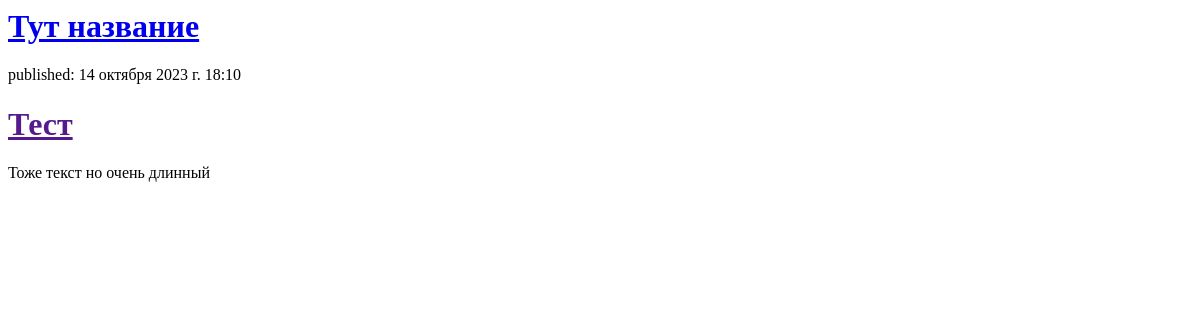
The app's page /, older data.
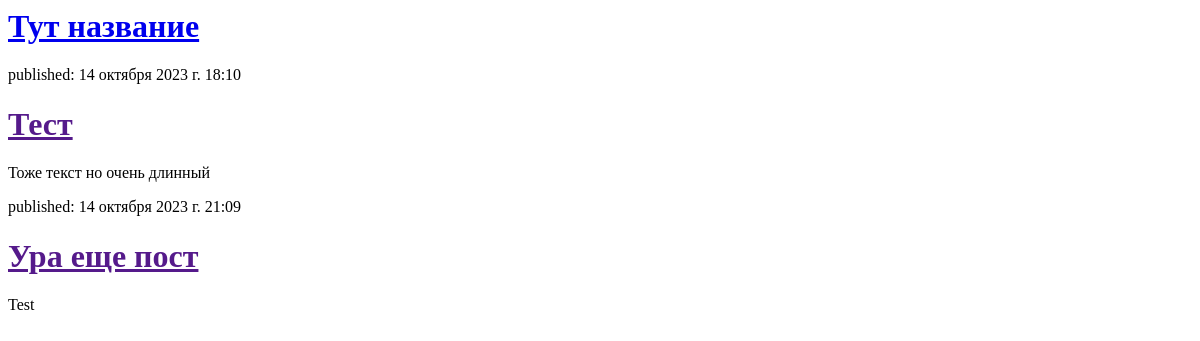
The same page, newer data.
### blog/models.py (models this page shows, shortened)
class Post(models.Model):
    author = models.ForeignKey(settings.AUTH_USER_MODEL, on_delete=models.CASCADE)
    title = models.CharField(max_length=200)
    description = models.TextField()
    created_date = models.DateTimeField(default=timezone.now)
    published_date = models.DateTimeField(blank=True, null=True)
    objects = models.Manager()

### blog/views.py (the view)
# urls.py: path('', views.post_list, name='post_list'),
def post_list(request):
    posts = Post.objects.filter(published_date__lte=timezone.now()).order_by('published_date')
    return render(request, 'blog/post_list.html', {'posts': posts})

### blog/templates/blog/post_list.html (shortened to what this page needs)
<html>
    <head>
    </head>
    <body>
        <div>
            <h1><a href="/">Тут название</a></h1>
        </div>
        {% for post in posts %}
            <div>
                <p>published: {{ post.published_date }}</p>
                <h1><a href="">{{ post.title }}</a></h1>
                <p>{{ post.description|linebreaksbr }}</p>
            </div>
        {% endfor %}
    </body>
</html>

Row changes from the older to the newer data that the page shows:
added Post: published_date "14 октября 2023 г. 21:09", title "Ура еще пост", description "Test"
